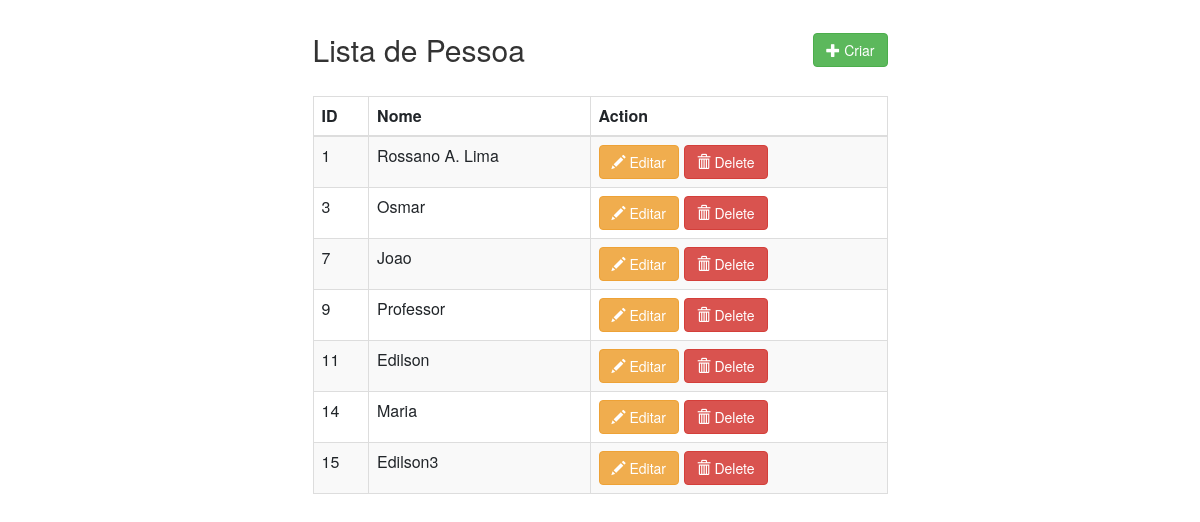
The page /core/index on the database as committed earlier.
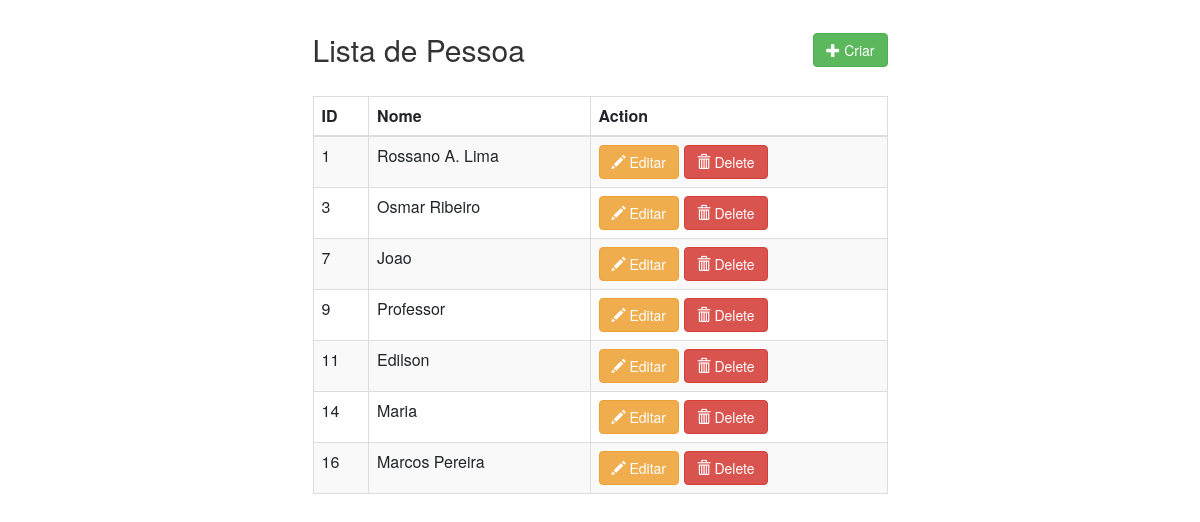
The same page on the database as committed later.
### core/models.py (models this page shows, shortened)
class Pessoa(models.Model):
    nome = models.CharField(max_length=100)

### core/views.py (the view)
# urls.py: path('index', views.index, name='index'),
def index(request):
    pessoas = Pessoa.objects.all()
    return render(request,"index.html",{"pessoas": pessoas})

### core/templates/index.html
{% extends "base.html" %}
{% block content %}
<div class="card-body" style="margin: auto; width: 50% !important;">
    <h2>Lista de Pessoa <span style="float: right;"><a type="button" class="btn btn-success" href="{%url 'criar' %}"><span class="glyphicon glyphicon-plus"></span> Criar</a></span></h2>
    <table class="table table-bordered table-striped" style="margin-top: 30px; ">
        <thead>
            <tr>
                <th scope="col">ID</th>
                <th scope="col">Nome</th>
                <th scope="col">Action</th>
            </tr>
        </thead>
        <tbody>
            {% for pessoa in pessoas %}
            <tr>
                <td>{{ pessoa.id }}</td>
                <td>{{ pessoa.nome }}</td>
                <td>
                    <a type="button" class="btn btn-warning" href="{% url 'editar' pessoa.id %}"><span class="glyphicon glyphicon-pencil"></span> Editar</a>
                    <a type="button" class="btn btn-danger" href="{% url 'deletar' pessoa.id %}"><span class="glyphicon glyphicon-trash"></span> Delete</a>
                </td>
            </tr>
            {% endfor %}
        </tbody>
    </table>
</div>
{% endblock %}

Rows that differ between the two databases and show on the page:
removed Pessoa: id "15", nome "Edilson3"
changed Pessoa id 3: nome "Osmar" → "Osmar Ribeiro"
added Pessoa: id "16", nome "Marcos Pereira"
